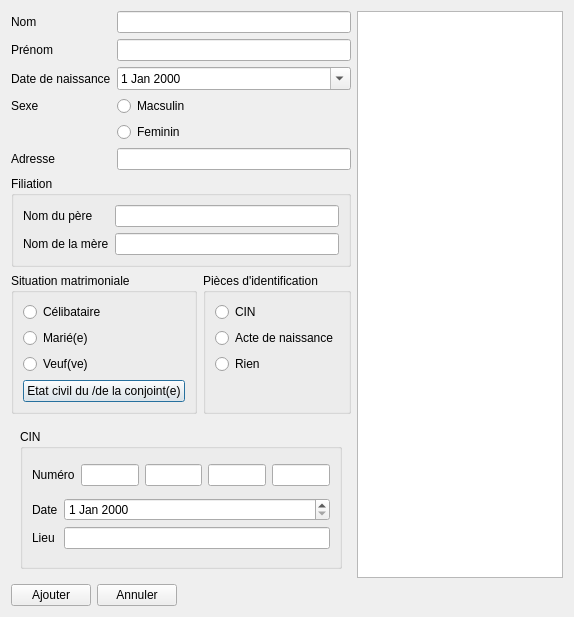
<?xml version="1.0" encoding="UTF-8"?>
<ui version="4.0">
 <class>Demandeur</class>
 <widget class="QDialog" name="Demandeur">
  <property name="geometry">
   <rect>
    <x>0</x>
    <y>0</y>
    <width>552</width>
    <height>571</height>
   </rect>
  </property>
  <property name="windowTitle">
   <string>Demandeur</string>
  </property>
  <layout class="QVBoxLayout" name="verticalLayout_5">
   <item>
    <layout class="QHBoxLayout" name="horizontalLayout_4">
     <item>
      <layout class="QVBoxLayout" name="verticalLayout">
       <item>
        <layout class="QFormLayout" name="formLayout_2">
         <item row="0" column="0">
          <widget class="QLabel" name="label">
           <property name="text">
            <string>Nom</string>
           </property>
          </widget>
         </item>
         <item row="0" column="1">
          <widget class="QLineEdit" name="nomLineEdit"/>
         </item>
         <item row="1" column="0">
          <widget class="QLabel" name="label_2">
           <property name="text">
            <string>Prénom</string>
           </property>
          </widget>
         </item>
         <item row="1" column="1">
          <widget class="QLineEdit" name="prenomLineEdit"/>
         </item>
         <item row="2" column="0">
          <widget class="QLabel" name="label_3">
           <property name="text">
            <string>Date de naissance</string>
           </property>
          </widget>
         </item>
         <item row="2" column="1">
          <widget class="QDateEdit" name="lineEditDateNaiss">
           <property name="calendarPopup">
            <bool>true</bool>
           </property>
          </widget>
         </item>
         <item row="3" column="0">
          <widget class="QLabel" name="label_4">
           <property name="text">
            <string>Sexe </string>
           </property>
          </widget>
         </item>
         <item row="3" column="1">
          <widget class="QRadioButton" name="radioBtnMale">
           <property name="text">
            <string>Macsulin</string>
           </property>
          </widget>
         </item>
         <item row="4" column="1">
          <widget class="QRadioButton" name="radioBtnFemale">
           <property name="text">
            <string>Feminin</string>
           </property>
          </widget>
         </item>
         <item row="5" column="0">
          <widget class="QLabel" name="label_5">
           <property name="text">
            <string>Adresse</string>
           </property>
          </widget>
         </item>
         <item row="5" column="1">
          <widget class="QLineEdit" name="lineEditAdresse"/>
         </item>
        </layout>
       </item>
       <item>
        <widget class="QGroupBox" name="groupBox">
         <property name="title">
          <string>Filiation</string>
         </property>
         <layout class="QFormLayout" name="formLayout">
          <item row="0" column="0">
           <widget class="QLabel" name="nomDuPReLabel">
            <property name="text">
             <string>Nom du père</string>
            </property>
           </widget>
          </item>
          <item row="0" column="1">
           <widget class="QLineEdit" name="nomDuPReLineEdit"/>
          </item>
          <item row="1" column="0">
           <widget class="QLabel" name="nomDeLaMReLabel">
            <property name="text">
             <string>Nom de la mère</string>
            </property>
           </widget>
          </item>
          <item row="1" column="1">
           <widget class="QLineEdit" name="nomDeLaMReLineEdit"/>
          </item>
         </layout>
        </widget>
       </item>
       <item>
        <layout class="QHBoxLayout" name="horizontalLayout">
         <item>
          <widget class="QGroupBox" name="groupBox_2">
           <property name="title">
            <string>Situation matrimoniale</string>
           </property>
           <layout class="QFormLayout" name="formLayout_3">
            <property name="fieldGrowthPolicy">
             <enum>QFormLayout::AllNonFixedFieldsGrow</enum>
            </property>
            <item row="0" column="0">
             <widget class="QRadioButton" name="radioBtnCelib">
              <property name="text">
               <string>Célibataire</string>
              </property>
             </widget>
            </item>
            <item row="1" column="0">
             <widget class="QRadioButton" name="radioBtnMarie">
              <property name="text">
               <string>Marié(e)</string>
              </property>
             </widget>
            </item>
            <item row="2" column="0">
             <widget class="QRadioButton" name="radioBtnVeuf">
              <property name="text">
               <string>Veuf(ve)</string>
              </property>
             </widget>
            </item>
            <item row="3" column="0">
             <widget class="QPushButton" name="btnEtatConjoint">
              <property name="text">
               <string>Etat civil du /de la conjoint(e)</string>
              </property>
              <property name="autoDefault">
               <bool>true</bool>
              </property>
              <property name="default">
               <bool>false</bool>
              </property>
              <property name="flat">
               <bool>false</bool>
              </property>
             </widget>
            </item>
           </layout>
          </widget>
         </item>
         <item>
          <widget class="QGroupBox" name="groupBox_3">
           <property name="title">
            <string>Pièces d'identification</string>
           </property>
           <layout class="QFormLayout" name="formLayout_4">
            <item row="0" column="0">
             <widget class="QRadioButton" name="radioBtnCIN">
              <property name="text">
               <string>CIN</string>
              </property>
             </widget>
            </item>
            <item row="1" column="0">
             <widget class="QRadioButton" name="radioBtnActeDeNaiss">
              <property name="text">
               <string>Acte de naissance</string>
              </property>
             </widget>
            </item>
            <item row="2" column="0">
             <widget class="QRadioButton" name="radioBtnRien">
              <property name="text">
               <string>Rien</string>
              </property>
             </widget>
            </item>
           </layout>
          </widget>
         </item>
        </layout>
       </item>
       <item>
        <widget class="QStackedWidget" name="stackedWidget">
         <property name="currentIndex">
          <number>0</number>
         </property>
         <widget class="QWidget" name="page">
          <layout class="QVBoxLayout" name="verticalLayout_3">
           <item>
            <widget class="QGroupBox" name="groupBox_4">
             <property name="title">
              <string>CIN</string>
             </property>
             <layout class="QVBoxLayout" name="verticalLayout_4">
              <item>
               <layout class="QHBoxLayout" name="horizontalLayout_2">
                <item>
                 <widget class="QLabel" name="label_6">
                  <property name="text">
                   <string>Numéro</string>
                  </property>
                 </widget>
                </item>
                <item>
                 <widget class="QLineEdit" name="lineEditCIN_1"/>
                </item>
                <item>
                 <widget class="QLineEdit" name="lineEditCIN_2"/>
                </item>
                <item>
                 <widget class="QLineEdit" name="lineEditCIN_3"/>
                </item>
                <item>
                 <widget class="QLineEdit" name="lineEditCIN_4"/>
                </item>
               </layout>
              </item>
              <item>
               <layout class="QGridLayout" name="gridLayout_3">
                <item row="0" column="1">
                 <widget class="QDateEdit" name="lineEditDateCIN"/>
                </item>
                <item row="0" column="0">
                 <widget class="QLabel" name="label_7">
                  <property name="text">
                   <string>Date</string>
                  </property>
                 </widget>
                </item>
                <item row="1" column="0">
                 <widget class="QLabel" name="label_8">
                  <property name="text">
                   <string>Lieu</string>
                  </property>
                 </widget>
                </item>
                <item row="1" column="1">
                 <widget class="QLineEdit" name="lineEditLeuCIN"/>
                </item>
               </layout>
              </item>
             </layout>
            </widget>
           </item>
          </layout>
         </widget>
         <widget class="QWidget" name="page_2">
          <layout class="QVBoxLayout" name="verticalLayout_2">
           <item>
            <widget class="QGroupBox" name="groupBox_5">
             <property name="title">
              <string>Acte de naissance</string>
             </property>
             <layout class="QFormLayout" name="formLayout_5">
              <item row="0" column="0" colspan="2">
               <widget class="QLabel" name="label_11">
                <property name="text">
                 <string>Numéro</string>
                </property>
               </widget>
              </item>
              <item row="1" column="1">
               <widget class="QLineEdit" name="lineEditNumActeNaiss"/>
              </item>
              <item row="2" column="0">
               <widget class="QLabel" name="label_12">
                <property name="text">
                 <string>Date</string>
                </property>
               </widget>
              </item>
              <item row="2" column="1">
               <widget class="QDateEdit" name="lineEditDateActeNaiss"/>
              </item>
              <item row="4" column="0">
               <widget class="QLabel" name="label_13">
                <property name="text">
                 <string>Lieu</string>
                </property>
               </widget>
              </item>
              <item row="4" column="1">
               <widget class="QLineEdit" name="lineEditLieuActeNaiss"/>
              </item>
             </layout>
            </widget>
           </item>
          </layout>
         </widget>
        </widget>
       </item>
      </layout>
     </item>
     <item>
      <widget class="QTableWidget" name="tableWidget">
       <property name="minimumSize">
        <size>
         <width>206</width>
         <height>0</height>
        </size>
       </property>
      </widget>
     </item>
    </layout>
   </item>
   <item>
    <layout class="QHBoxLayout" name="horizontalLayout_3">
     <item>
      <widget class="QPushButton" name="btnadd">
       <property name="text">
        <string>Ajouter</string>
       </property>
      </widget>
     </item>
     <item>
      <widget class="QPushButton" name="btncancel">
       <property name="text">
        <string>Annuler</string>
       </property>
      </widget>
     </item>
     <item>
      <spacer name="horizontalSpacer">
       <property name="orientation">
        <enum>Qt::Horizontal</enum>
       </property>
       <property name="sizeHint" stdset="0">
        <size>
         <width>40</width>
         <height>20</height>
        </size>
       </property>
      </spacer>
     </item>
    </layout>
   </item>
  </layout>
 </widget>
 <resources/>
 <connections/>
</ui>
